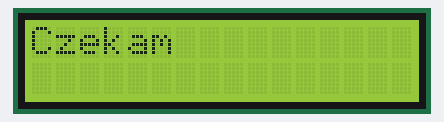
Recording of a sketch running on a simulated ESP32. On the bench: 16×2 character LCD. Wiring (inferred from the names in the program): PCF8574 port expander at I2C address 0x27. Wiring (inferred from the signals the program sends): character LCD (HD44780): RS Q0; E Q2; backlight Q3; data Q4, Q5, Q6, Q7. WiFi joins after 1.5 s; servers stay silent unless stated.

Above: at 0.6 s.
At 1.7 s:
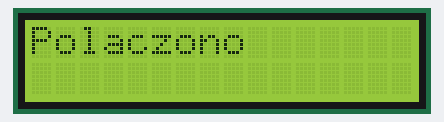

The sketch:

test_polaczenia.ino
```cpp
#include <Wire.h>
#include <WiFi.h>
#include <time.h>

const char* ssid = "Wokwi-GUEST";
const char* password = "";

const uint8_t lcdAddr = 0x27;

// Podstawowa funkcja wysyłająca bajt do LCD
void lcd_send(uint8_t value, uint8_t mode) {
    uint8_t highnibble = value & 0xF0;
    uint8_t lownibble  = (value << 4) & 0xF0;

    uint8_t data[4];
    data[0] = highnibble | 0x0C | mode; // EN = 1, Backlight = 1
    data[1] = highnibble | 0x08 | mode; // EN = 0, Backlight = 1
    data[2] = lownibble  | 0x0C | mode; // EN = 1, Backlight = 1
    data[3] = lownibble  | 0x08 | mode; // EN = 0, Backlight = 1

    for (int i = 0; i < 4; i++) {
        Wire.beginTransmission(lcdAddr);
        Wire.write(data[i]);
        Wire.endTransmission();
        delayMicroseconds(50); // Opóźnienie stabilizujące dla fizycznego HD44780
    }
}

// Ustawianie kursora (wiersz 0 lub 1, kolumna 0-15)
void setCursor(uint8_t col, uint8_t row) {
    uint8_t adresy[] = {0x80, 0xC0};
    lcd_send(adresy[row] + col, 0);
}

// Funkcja wypisująca tekst
void printLCD(String tresc) {
    for (int i = 0; i < tresc.length(); i++) {
        lcd_send(tresc[i], 1);
    }
}

// Czyszczenie ekranu
void clearLCD() {
    lcd_send(0x01, 0);
    delay(2);
}

void setup() {
    Wire.begin();
    delay(50);

    // Sekwencja inicjalizacji HD44780 w trybie 4-bitowym
    lcd_send(0x33, 0);
    delay(5);
    lcd_send(0x32, 0);
    delay(5);

    // Konfiguracja pracy
    lcd_send(0x28, 0); // 4-bit, 2 linie, font 5x8
    lcd_send(0x0C, 0); // Ekran włączony, kursor wyłączony
    lcd_send(0x06, 0); // Inkrementacja kursora
    clearLCD();

    //Wifi

    WiFi.begin(ssid, password);

    // Czekanie na połączenie
    while (WiFi.status() != WL_CONNECTED) {
    delay(500);
    clearLCD();
    printLCD("Czekam");
    }
    clearLCD();
    printLCD("Polaczono");
    // wifi koniec
}

void loop() {
    // Tutaj możesz dodać kod odświeżany w pętli
}
```

Measured:
- what the display in image 0 shows lasts 0.5 s, from 0.6 s to 1.1 s
